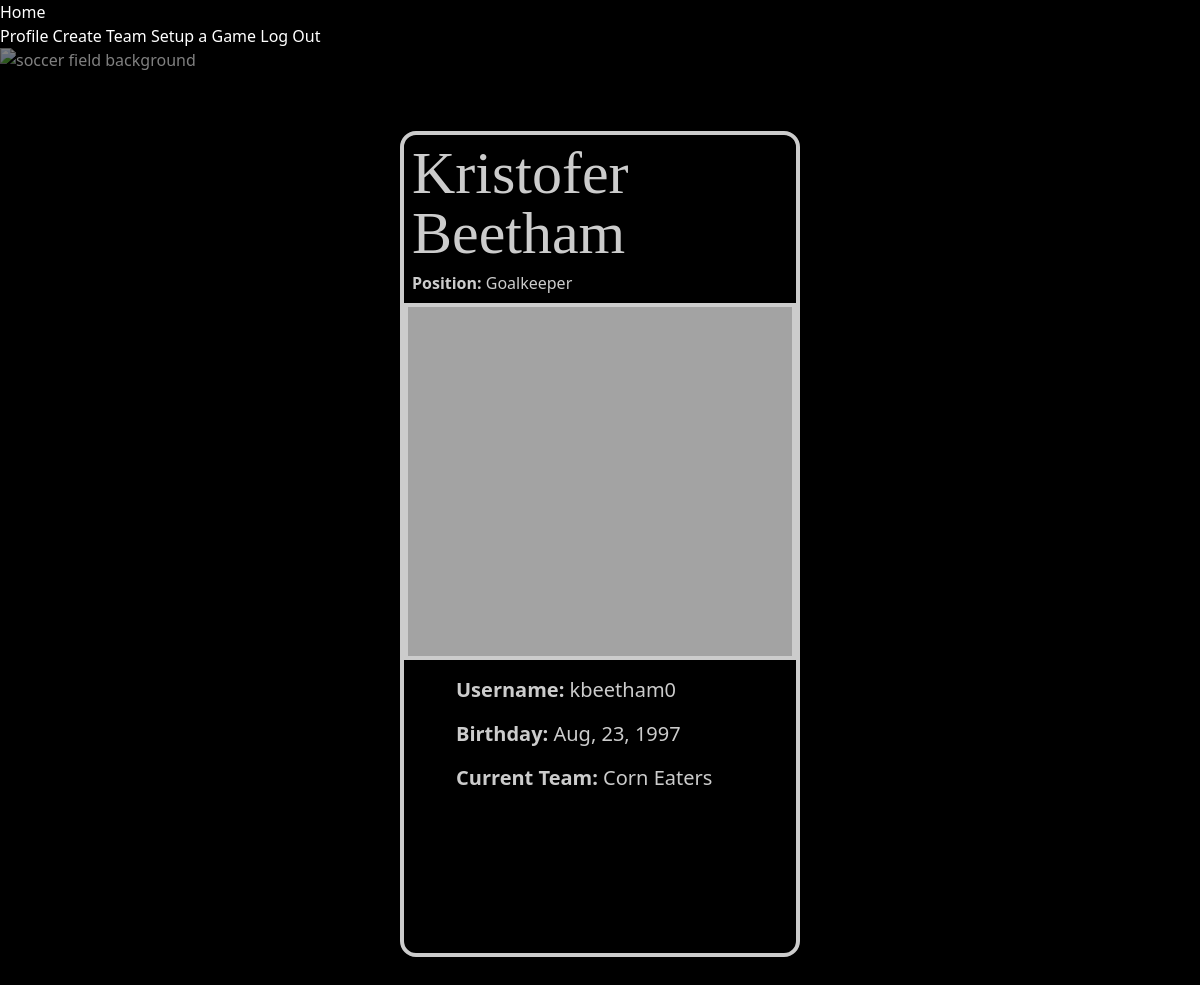
Page /profile/kbeetham0 (signed in) on the committed database.
### kickup_app/models.py (models this page shows, shortened)
class User(UserMixin, db.Model):
    id = db.Column(db.Integer, primary_key=True)
    username = db.Column(db.String(80), nullable=False)
    password = db.Column(db.String(200), nullable=False)
    profile_picture = db.Column(db.String(), nullable=True)
    first_name = db.Column(db.String(80), nullable=False)
    last_name = db.Column(db.String(80), nullable=False)
    birth_date = db.Column(db.Date)
    position = db.Column(db.Enum(Position, name="position_enum"))
    team_id = db.Column(db.Integer, db.ForeignKey('team.id'), nullable=True)
    team = db.relationship('Team', back_populates='players')

class Team(db.Model):
    id = db.Column(db.Integer, primary_key=True)
    team_name = db.Column(db.String(80), nullable=False)
    logo_url = db.Column(db.String(), nullable=True)
    date_formed = db.Column(db.Date)
    players = db.relationship('User', back_populates='team')
    home_games = db.relationship('Game', back_populates="home_team", foreign_keys="Game.home_id")
    away_games = db.relationship('Game', back_populates="away_team", foreign_keys="Game.away_id")
    def __str__(self):
        return f'{self.team_name}'

### kickup_app/main/routes.py (the view)
@main.route('/profile/<username>', methods=['GET', 'POST'])
@login_required
def profile(username):
  user = User.query.filter_by(username=username).one()
  return render_template('user_profile.html', user=user)

### kickup_app/extensions.py (called while the page is built)
@login_manager.user_loader
def load_user(user_id):
    return User.query.get(user_id)

### kickup_app/models.py (called while the page is built)
    def __str__(self):
        return str(self.value)

### kickup_app/templates/user_profile.html (shortened to what this page needs)
{% extends 'index.html' %}
{% block content %}
<section class="flex justify-center items-center h-screen">
  <section class="border-solid border-4 border-white w-2/6 h-5/6 rounded-2xl bg-black opacity-80 drop-shadow-xl">
    <h1 class="text-6xl font-serif m-2">{{ user.first_name }} {{ user.last_name }}</h1>
    <h2 class="m-2"><strong>Position: </strong>{{ user.position }}</h2>
    <img class="w-full border-solid border-4 border-white" src="{{user.profile_picture}}"/>
    <section class="w-80 m-auto">
      <p class="m-4 text-xl"><strong>Username: </strong>{{ user.username }}</p>
      <p class="m-4 text-xl"><strong>Birthday: </strong>{{ user.birth_date.strftime('%b, %d, %Y') }}</p>
      <p class="m-4 text-xl"><strong>Current Team: </strong>
        {% if not user.team %}
          None
        {% else %}
          {{ user.team }}
        {% endif %}
      </p>
    </section>
  </section>
</section>
{% endblock %}

### rows in the picture
User: first_name "Kristofer", last_name "Beetham", position "Goalkeeper", username "kbeetham0", birth_date "Aug, 23, 1997"
Team: team "Corn Eaters"
